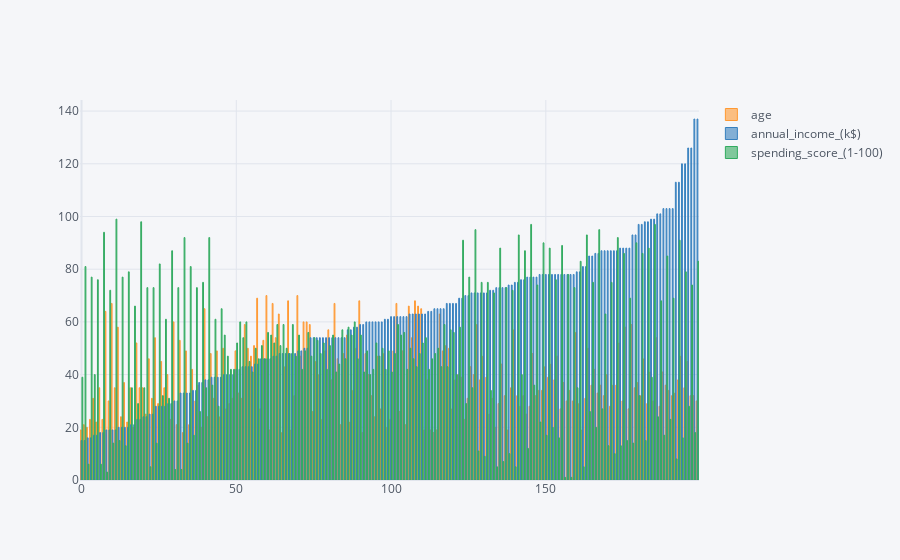

Notebook code for this chart:
### Code cell
X_numerical.iplot(kind='bar');

### Figure 1 — Plotly figure (JSON) as saved in the notebook; plotly's stock layout.template omitted (floating-point values rounded to 4 significant figures; data arrays with more than 128 entries replaced by an {"elided": "..."} marker saying what was removed)
{"data": [{"marker": {"color": "rgba(255, 153, 51, 0.6)", "line": {"color": "rgba(255, 153, 51, 1.0)", "width": 1}}, "name": "age", "orientation": "v", "text": "", "type": "bar", "x": {"elided": "200 int values"}, "y": {"elided": "200 int values"}}, {"marker": {"color": "rgba(55, 128, 191, 0.6)", "line": {"color": "rgba(55, 128, 191, 1.0)", "width": 1}}, "name": "annual_income_(k$)", "orientation": "v", "text": "", "type": "bar", "x": {"elided": "200 int values"}, "y": {"elided": "200 int values"}}, {"marker": {"color": "rgba(50, 171, 96, 0.6)", "line": {"color": "rgba(50, 171, 96, 1.0)", "width": 1}}, "name": "spending_score_(1-100)", "orientation": "v", "text": "", "type": "bar", "x": {"elided": "200 int values"}, "y": {"elided": "200 int values"}}], "layout": {"legend": {"bgcolor": "#F5F6F9", "font": {"color": "#4D5663"}}, "paper_bgcolor": "#F5F6F9", "plot_bgcolor": "#F5F6F9", "title": {"font": {"color": "#4D5663"}}, "xaxis": {"gridcolor": "#E1E5ED", "showgrid": true, "tickfont": {"color": "#4D5663"}, "title": {"font": {"color": "#4D5663"}, "text": ""}, "zerolinecolor": "#E1E5ED"}, "yaxis": {"gridcolor": "#E1E5ED", "showgrid": true, "tickfont": {"color": "#4D5663"}, "title": {"font": {"color": "#4D5663"}, "text": ""}, "zerolinecolor": "#E1E5ED"}}}
